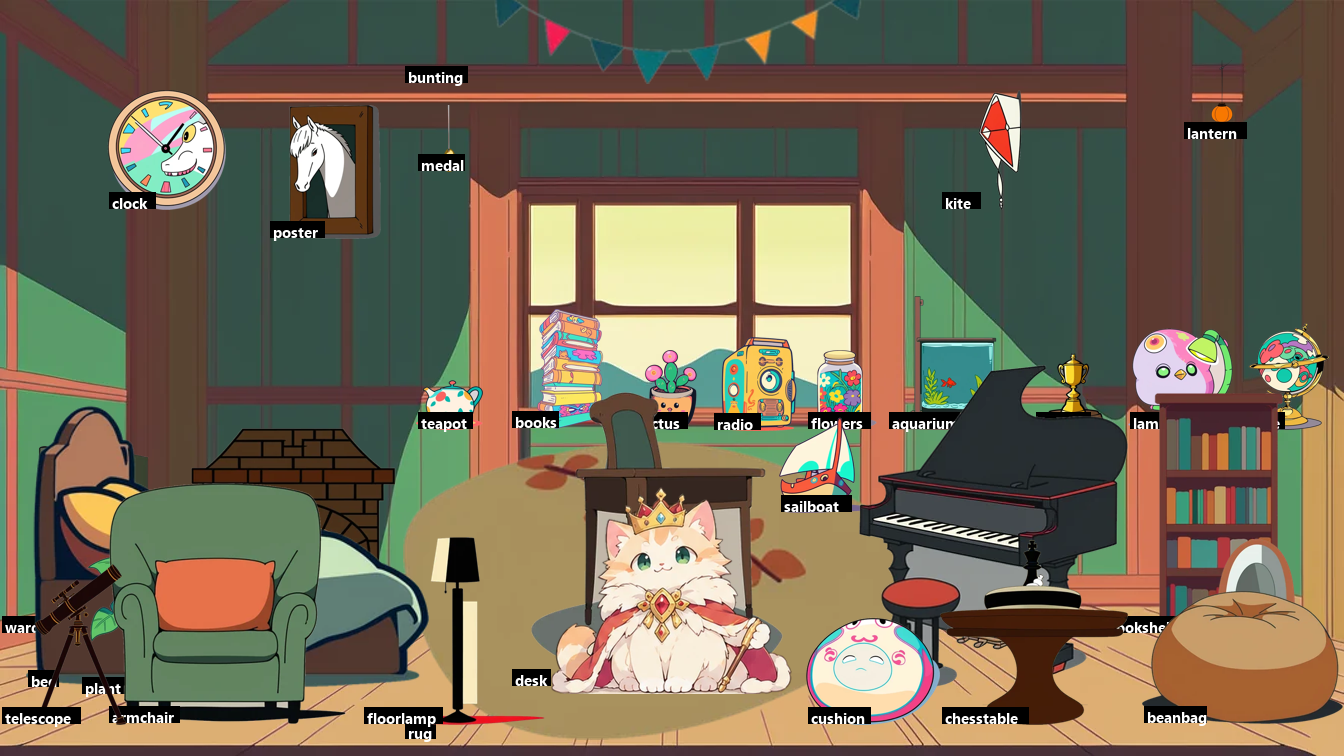

The Python source for this figure:
# -*- coding: utf-8 -*-
# Sizes and spots for everything in the room, derived from what each sprite
# actually contains. Every sprite is a square canvas with the object bottom-
# aligned, so the object's height on screen is  w% * 16/9 * (content height /
# canvas). Give each item the height it should have in the room and the width
# follows; give it a foot line and the y follows.
#
#   python room_layout.py            rewrites x/y/w in src/data/shop.js and renders room_layout.png
import os, re, io
import numpy as np
from PIL import Image

ROOT = os.path.dirname(os.path.abspath(__file__))
PUB = os.path.normpath(os.path.join(ROOT, '..', '..', 'public'))
SHOP = os.path.normpath(os.path.join(ROOT, '..', '..', 'src', 'data', 'shop.js'))
ASPECT = 16 / 9

WALL, SILL, MID, FLOOR, FRONT = 84, 57, 91, 94, 97   # foot lines, % of room height

# item: (height % of room, foot line, x % of room width)
FURNITURE = {
    'rug': (10, 98, 34), 'armchair': (30, FRONT, 6), 'bookshelf': (52, WALL, 87), 'desk': (34, WALL, 64),
    'bed': (30, MID, 2), 'chesstable': (24, MID, 60), 'fireplace': (44, WALL, 13), 'beanbag': (18, FRONT, 88),
    'piano': (32, FRONT, 70), 'aquarium': (26, MID, 27), 'wardrobe': (56, WALL, 0), 'mirror': (42, WALL, 31),
    'floorlamp': (46, FRONT, 24), 'shelf': (16, 30, 3), 'hangingshelf': (22, 34, 81), 'windowseat': (34, 62, 33),
}
DECOR = {
    'plant': (20, FLOOR, 22), 'books': (7, SILL, 14), 'lamp': (11, SILL, 62), 'cactus': (8, SILL, 23),
    'flowers': (10, SILL, 66), 'teapot': (7, SILL, 37), 'clock': (10, 18, 6), 'bunting': (9, 12, 24),
    'radio': (9, SILL, 8), 'kite': (16, 40, 57), 'lantern': (13, 18, 92), 'sailboat': (9, SILL, 4),
    'cushion': (11, FRONT, 86), 'poster': (14, 26, 38), 'globe': (12, FLOOR, 8), 'telescope': (26, FLOOR, 72),
    'campfire': (13, FRONT, 4), 'tent': (26, MID, 84), 'outdoortable': (20, FLOOR, 56), 'backpack': (14, FLOOR, 20),
    'hangingplant': (16, 20, 70), 'booksbundle': (7, SILL, 7), 'cattower': (34, MID, 88), 'catbed': (11, FLOOR, 30),
    'raftingboat': (15, FRONT, 44), 'fishart': (12, 24, 22), 'chessboard': (6, SILL, 66), 'map': (13, 22, 50),
    'medal': (8, 24, 54), 'trophy': (9, SILL, 29),
}


def content_height(path):
    a = np.asarray(Image.open(path).convert('RGBA').getchannel('A'))
    ys = np.nonzero(a.max(axis=1) > 24)[0]
    return (ys.max() - ys.min() + 1) / a.shape[0] if len(ys) else 1.0


def spot(name, folder, spec):
    height, foot, x = spec
    hf = content_height(os.path.join(PUB, folder, f'{name}.webp'))
    w = height / (ASPECT * hf)                       # canvas width that makes the content this tall
    y = foot - w * ASPECT                           # canvas bottom on the foot line
    return round(x, 1), round(y, 1), round(w, 1)


def main():
    s = io.open(SHOP, encoding='utf-8').read()
    spots = {}
    for name, spec in FURNITURE.items():
        spots[name] = spot(name, 'furniture', spec)
    for name, spec in DECOR.items():
        spots[name] = spot(name, 'room', spec)
    n = 0
    for name, (x, y, w) in spots.items():
        s, k = re.subn(rf"(\{{ id: '{name}', name: [^,]+, price: \d+,) x: [-\d.]+, y: [-\d.]+, w: [\d.]+,",
                       rf"\1 x: {x}, y: {y}, w: {w},", s)
        n += k
    io.open(SHOP, 'w', encoding='utf-8', newline='\n').write(s)
    print(f'{n} spots written')

    # a mock-up with everything placed, to judge scale without the browser
    W, H = 1344, 756
    room = Image.open(os.path.join(PUB, 'room', 'bg.webp')).convert('RGBA').resize((W, H))
    order = sorted(spots.items(), key=lambda kv: kv[1][1] + kv[1][2] * ASPECT)   # painter's order by foot
    order = [kv for kv in order if kv[0] == 'rug'] + [kv for kv in order if kv[0] != 'rug']
    for name, (x, y, w) in order:
        folder = 'furniture' if name in FURNITURE else 'room'
        im = Image.open(os.path.join(PUB, folder, f'{name}.webp')).convert('RGBA')
        pw = int(W * w / 100)
        im = im.resize((pw, pw), Image.LANCZOS)
        room.alpha_composite(im, (int(W * x / 100), int(H * y / 100)))
    room.convert('RGB').save(os.path.join(ROOT, 'room_layout.png'))
    print('room_layout.png')


if __name__ == '__main__':
    main()
